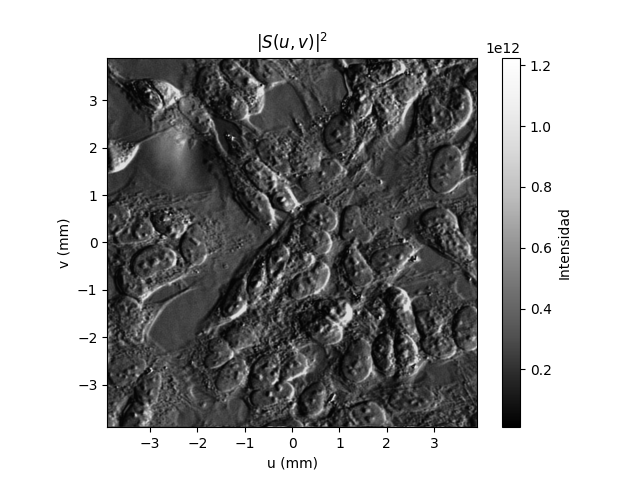

Generate this figure with Python:
import numpy as np
import matplotlib.pyplot as plt
from Microscopio import microscopio, plano_pupila

#----------------------Parámetros del microscopio----------------------
lamda = 533e-6  # mm
M = 20
F_TL = 200      # mm
F_MO = F_TL/M   # mm
Le = 0.390      # mm
Ln = 0.390      # mm
NA = 0.25
RPu = F_MO * np.tan(np.arcsin(NA))
D = 2*RPu       # diámetro total de la pupila

#----------------------Objeto----------------------
Sen = np.flipud(np.loadtxt(r"Practicas\Practica_03\MuestrasBio\MuestraBio_E05.csv",
                           delimiter=",", dtype=complex))

#----------------------Pupila y malla----------------------
X, Y, escala1 = plano_pupila(lamda, Sen, F_MO, Le, Ln)

#----------------------Frecuencia central (campo oscuro)----------------------
fb = 1/100 * NA * F_MO  # mm^-1 en coordenadas espaciales

#----------------------Pupila con carga de fase óptima----------------------
alpha_opt = 3*np.pi/2
P_total = (X**2 + Y**2) <= (RPu)**2
P_central = (X**2 + Y**2) <= fb**2
P = np.ones_like(X, dtype=complex)
P[P_central] = np.exp(1j * alpha_opt)
P[~P_total] = 0.0

#----------------------Simulación del microscopio----------------------
Suv, escala2 = microscopio(M, Sen, P, Le, Ln)
intensity = np.abs(Suv)**2

#----------------------Visualización 2D completa----------------------
plt.imshow(intensity, cmap='Greys_r', origin='lower',
           extent=escala2)
plt.colorbar(label="Intensidad")
plt.xlabel("u (mm)")
plt.ylabel("v (mm)")
plt.title(r"$|S(u,v)|^2$")
plt.show()
